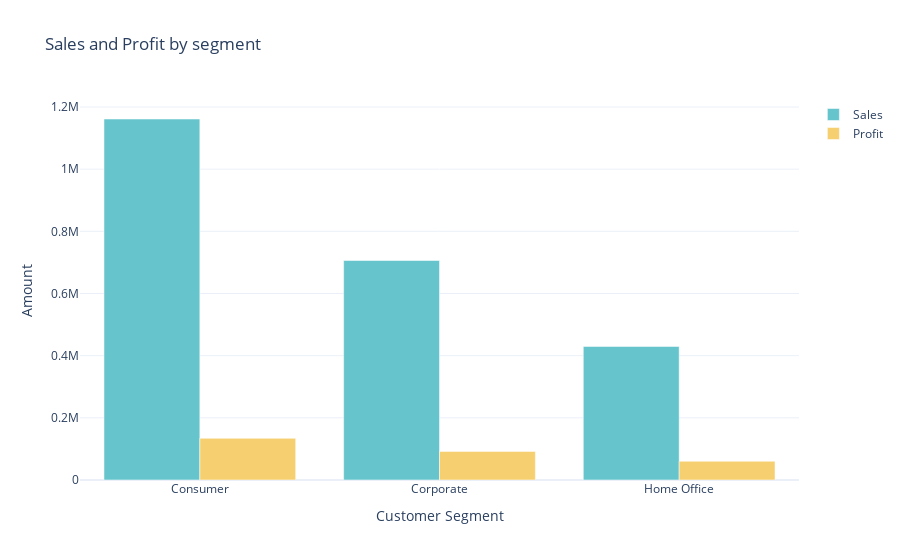

The notebook cell this image was saved under:
### Code cell
#Sales and profit by customer segment
s_p_customer = df.groupby('Segment').agg({'Sales': 'sum', 'Profit': 'sum'}).reset_index()
color_pallete = colors.qualitative.Pastel
fig = go.Figure()
fig.add_trace(go.Bar(x=s_p_customer['Segment'],
                    y=s_p_customer['Sales'],
                    name='Sales',
                    marker_color = color_pallete[0]))
fig.add_trace(go.Bar(x=s_p_customer['Segment'],
                    y=s_p_customer['Profit'],
                    name='Profit',
                    marker_color = color_pallete[1]))
fig.update_layout(title='Sales and Profit by segment', xaxis_title = 'Customer Segment', yaxis_title = 'Amount')
fig.show()

### Figure 1 — Plotly figure (JSON) as saved in the notebook; plotly's stock layout.template omitted (floating-point values rounded to 4 significant figures)
{"data": [{"marker": {"color": "rgb(102, 197, 204)"}, "name": "Sales", "type": "bar", "x": ["Consumer", "Corporate", "Home Office"], "y": [1161000.0, 706100.0, 429700.0]}, {"marker": {"color": "rgb(246, 207, 113)"}, "name": "Profit", "type": "bar", "x": ["Consumer", "Corporate", "Home Office"], "y": [134100.0, 91980.0, 60300.0]}], "layout": {"title": {"text": "Sales and Profit by segment"}, "xaxis": {"title": {"text": "Customer Segment"}}, "yaxis": {"title": {"text": "Amount"}}}}
